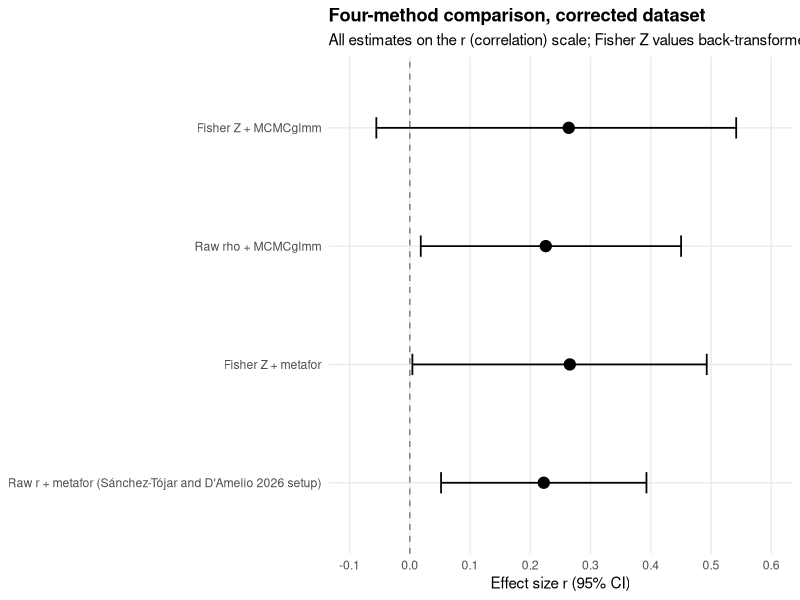
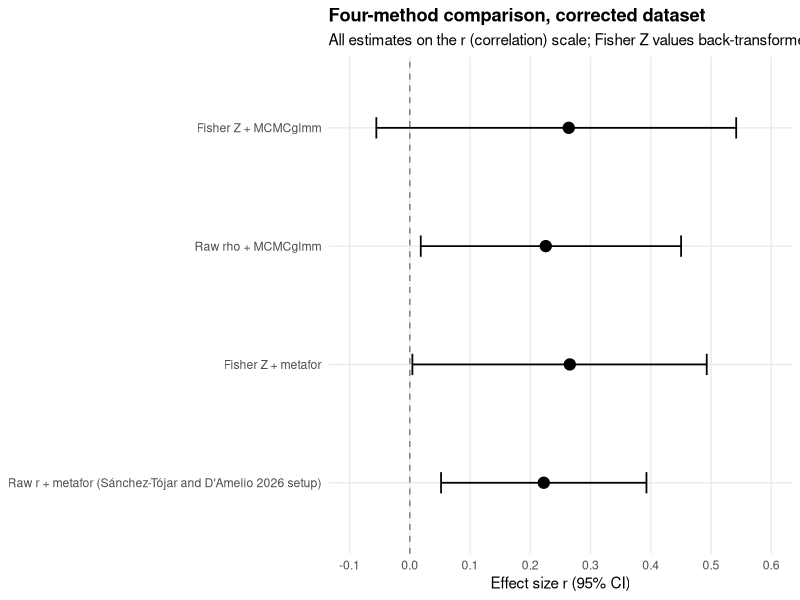
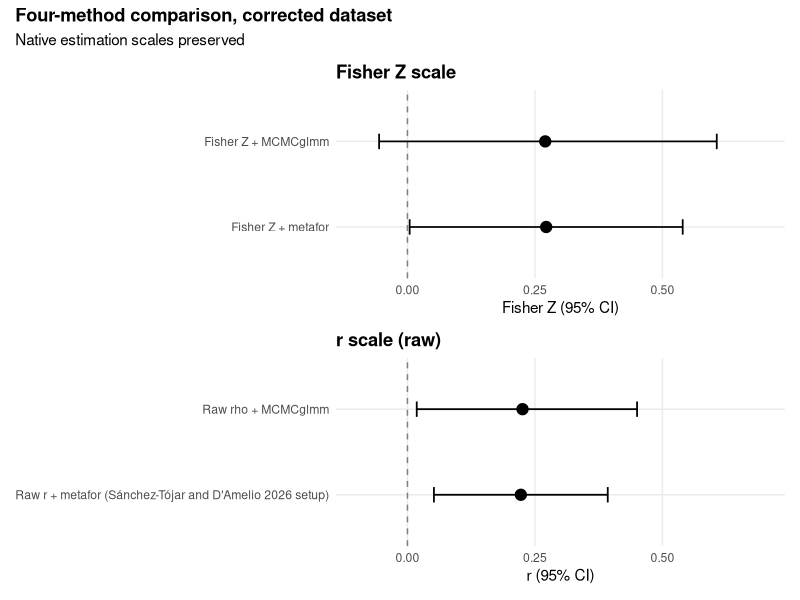
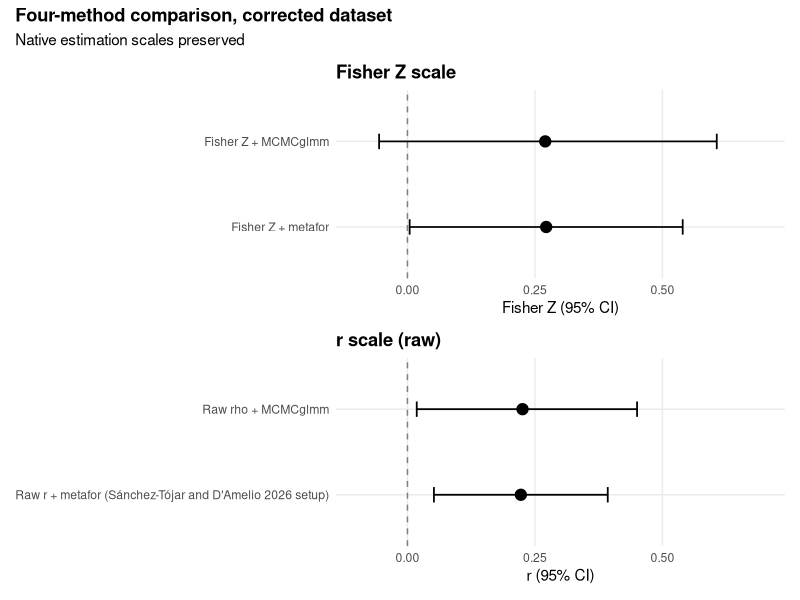

Reproduce these figures in R, in order.
# Forest plot for the four-method comparison
# Builds two versions:
#   (A) Unified r-scale plot (Fisher Z values back-transformed)
#   (B) Two-panel plot showing native scales (Fisher Z vs rho/r)

library(ggplot2)
library(patchwork)  # install.packages("patchwork", repos = "https://cloud.r-project.org") if needed

OUT_DIR <- "response-analysis/figures/"

# Native-scale estimates from the corrected dataset runs
results <- data.frame(
  Method = c("Fisher Z + MCMCglmm",
             "Raw rho + MCMCglmm",
             "Fisher Z + metafor",
             "Raw r + metafor (Sánchez-Tójar and D'Amelio 2026 setup)"),
  estimate_native = c(0.2702, 0.2257, 0.2721, 0.2224),
  lower_native    = c(-0.0556, 0.0182, 0.0043, 0.0519),
  upper_native    = c(0.6066, 0.4503, 0.5398, 0.3928),
  scale = c("Fisher Z", "r", "Fisher Z", "r")
)

# Order so the bottom row is the "Sánchez-Tójar setup" highlight
results$Method <- factor(results$Method, levels = rev(results$Method))

# Convert all to r for unified plot
back_to_r <- function(x, scale) ifelse(scale == "Fisher Z", tanh(x), x)
results$estimate_r <- back_to_r(results$estimate_native, results$scale)
results$lower_r    <- back_to_r(results$lower_native,    results$scale)
results$upper_r    <- back_to_r(results$upper_native,    results$scale)

# === Plot A: Unified r scale ===
pA <- ggplot(results, aes(x = estimate_r, y = Method)) +
  geom_vline(xintercept = 0, linetype = "dashed", color = "gray50") +
  geom_errorbarh(aes(xmin = lower_r, xmax = upper_r), height = 0.18, linewidth = 0.6) +
  geom_point(size = 3.5, color = "black") +
  scale_x_continuous(limits = c(-0.1, 0.6), breaks = seq(-0.1, 0.6, 0.1)) +
  labs(x = "Effect size r (95% CI)",
       y = NULL,
       title = "Four-method comparison, corrected dataset",
       subtitle = "All estimates on the r (correlation) scale; Fisher Z values back-transformed via tanh()") +
  theme_minimal(base_size = 11) +
  theme(plot.title = element_text(face = "bold"),
        panel.grid.minor = element_blank())

ggsave(paste0(OUT_DIR, "forest_plot_unified_r.png"), pA, width = 8, height = 3.5, dpi = 300)
ggsave(paste0(OUT_DIR, "forest_plot_unified_r.pdf"), pA, width = 8, height = 3.5)

# === Plot B: Two-panel native scales ===
pB_top <- ggplot(subset(results, scale == "Fisher Z"),
                 aes(x = estimate_native, y = Method)) +
  geom_vline(xintercept = 0, linetype = "dashed", color = "gray50") +
  geom_errorbarh(aes(xmin = lower_native, xmax = upper_native), height = 0.18, linewidth = 0.6) +
  geom_point(size = 3.5, color = "black") +
  scale_x_continuous(limits = c(-0.1, 0.7)) +
  labs(x = "Fisher Z (95% CI)", y = NULL, title = "Fisher Z scale") +
  theme_minimal(base_size = 11) +
  theme(plot.title = element_text(face = "bold"), panel.grid.minor = element_blank())

pB_bot <- ggplot(subset(results, scale == "r"),
                 aes(x = estimate_native, y = Method)) +
  geom_vline(xintercept = 0, linetype = "dashed", color = "gray50") +
  geom_errorbarh(aes(xmin = lower_native, xmax = upper_native), height = 0.18, linewidth = 0.6) +
  geom_point(size = 3.5, color = "black") +
  scale_x_continuous(limits = c(-0.1, 0.7)) +
  labs(x = "r (95% CI)", y = NULL, title = "r scale (raw)") +
  theme_minimal(base_size = 11) +
  theme(plot.title = element_text(face = "bold"), panel.grid.minor = element_blank())

pB <- pB_top / pB_bot +
  plot_annotation(title = "Four-method comparison, corrected dataset",
                  subtitle = "Native estimation scales preserved",
                  theme = theme(plot.title = element_text(face = "bold")))

ggsave(paste0(OUT_DIR, "forest_plot_native_scales.png"), pB, width = 8, height = 5, dpi = 300)
ggsave(paste0(OUT_DIR, "forest_plot_native_scales.pdf"), pB, width = 8, height = 5)

# Print summary to console so you can sanity-check the back-transformations
cat("\n=== Back-transformed r values used in the unified plot ===\n")
print(results[, c("Method", "scale", "estimate_native", "estimate_r", "lower_r", "upper_r")],
      row.names = FALSE)

cat("\nFiles saved:\n",
    OUT_DIR, "forest_plot_unified_r.png and .pdf\n",
    OUT_DIR, "forest_plot_native_scales.png and .pdf\n", sep = "")
